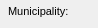
      <widget class="QWidget" name="Additionalinformation_14">
       <property name="geometry">
        <rect>
         <x>0</x>
         <y>0</y>
         <width>98</width>
         <height>28</height>
        </rect>
       </property>
       <attribute name="label">
        <string>Additional information</string>
       </attribute>
       <widget class="QTextEdit" name="descript">
        <property name="geometry">
         <rect>
          <x>110</x>
          <y>165</y>
          <width>431</width>
          <height>25</height>
         </rect>
        </property>
       </widget>
       <widget class="QTextEdit" name="link">
        <property name="enabled">
         <bool>false</bool>
        </property>
        <property name="geometry">
         <rect>
          <x>110</x>
          <y>195</y>
          <width>431</width>
          <height>25</height>
         </rect>
        </property>
       </widget>
       <widget class="QLabel" name="label_descript">
        <property name="geometry">
         <rect>
          <x>10</x>
          <y>165</y>
          <width>91</width>
          <height>22</height>
         </rect>
        </property>
        <property name="font">
         <font>
          <pointsize>8</pointsize>
         </font>
        </property>
        <property name="frameShape">
         <enum>QFrame::NoFrame</enum>
        </property>
        <property name="frameShadow">
         <enum>QFrame::Plain</enum>
        </property>
        <property name="text">
         <string>Description:</string>
        </property>
        <property name="textFormat">
         <enum>Qt::AutoText</enum>
        </property>
        <property name="scaledContents">
         <bool>false</bool>
        </property>
        <property name="alignment">
         <set>Qt::AlignLeading|Qt::AlignLeft|Qt::AlignVCenter</set>
        </property>
        <property name="margin">
         <number>3</number>
        </property>
       </widget>
       <widget class="QLabel" name="label_link">
        <property name="geometry">
         <rect>
          <x>10</x>
          <y>195</y>
          <width>90</width>
          <height>22</height>
         </rect>
        </property>
        <property name="font">
         <font>
          <pointsize>8</pointsize>
         </font>
        </property>
        <property name="frameShape">
         <enum>QFrame::NoFrame</enum>
        </property>
        <property name="frameShadow">
         <enum>QFrame::Plain</enum>
        </property>
        <property name="text">
         <string>Link:</string>
        </property>
        <property name="textFormat">
         <enum>Qt::AutoText</enum>
        </property>
        <property name="scaledContents">
         <bool>false</bool>
        </property>
        <property name="alignment">
         <set>Qt::AlignLeading|Qt::AlignLeft|Qt::AlignVCenter</set>
        </property>
        <property name="margin">
         <number>3</number>
        </property>
       </widget>
       <widget class="QTextEdit" name="observ">
        <property name="geometry">
         <rect>
          <x>110</x>
          <y>105</y>
          <width>431</width>
          <height>25</height>
         </rect>
        </property>
       </widget>
       <widget class="QTextEdit" name="comment">
        <property name="geometry">
         <rect>
          <x>110</x>
          <y>135</y>
          <width>431</width>
          <height>25</height>
         </rect>
        </property>
        <property name="frameShadow">
         <enum>QFrame::Sunken</enum>
        </property>
        <property name="lineWidth">
         <number>1</number>
        </property>
       </widget>
       <widget class="QTextEdit" name="annotation">
        <property name="geometry">
         <rect>
          <x>110</x>
          <y>75</y>
          <width>431</width>
          <height>25</height>
         </rect>
        </property>
        <property name="frameShape">
         <enum>QFrame::StyledPanel</enum>
        </property>
        <property name="frameShadow">
         <enum>QFrame::Raised</enum>
        </property>
       </widget>
       <widget class="QLabel" name="label_annotation">
        <property name="geometry">
         <rect>
          <x>10</x>
          <y>75</y>
          <width>90</width>
          <height>22</height>
         </rect>
        </property>
        <property name="font">
         <font>
          <pointsize>8</pointsize>
         </font>
        </property>
        <property name="frameShape">
         <enum>QFrame::NoFrame</enum>
        </property>
        <property name="frameShadow">
         <enum>QFrame::Plain</enum>
        </property>
        <property name="text">
         <string>Annotation:</string>
        </property>
        <property name="textFormat">
         <enum>Qt::AutoText</enum>
        </property>
        <property name="scaledContents">
         <bool>false</bool>
        </property>
        <property name="alignment">
         <set>Qt::AlignLeading|Qt::AlignLeft|Qt::AlignVCenter</set>
        </property>
        <property name="margin">
         <number>3</number>
        </property>
       </widget>
       <widget class="QLabel" name="label_observ">
        <property name="geometry">
         <rect>
          <x>10</x>
          <y>105</y>
          <width>90</width>
          <height>22</height>
         </rect>
        </property>
        <property name="font">
         <font>
          <pointsize>8</pointsize>
         </font>
        </property>
        <property name="frameShape">
         <enum>QFrame::NoFrame</enum>
        </property>
        <property name="frameShadow">
         <enum>QFrame::Plain</enum>
        </property>
        <property name="text">
         <string>Observation:</string>
        </property>
        <property name="textFormat">
         <enum>Qt::AutoText</enum>
        </property>
        <property name="scaledContents">
         <bool>false</bool>
        </property>
        <property name="alignment">
         <set>Qt::AlignLeading|Qt::AlignLeft|Qt::AlignVCenter</set>
        </property>
        <property name="margin">
         <number>3</number>
        </property>
       </widget>
       <widget class="QLabel" name="label_comment">
        <property name="geometry">
         <rect>
          <x>10</x>
          <y>135</y>
          <width>90</width>
          <height>22</height>
         </rect>
        </property>
        <property name="font">
         <font>
          <pointsize>8</pointsize>
         </font>
        </property>
        <property name="frameShape">
         <enum>QFrame::NoFrame</enum>
        </property>
        <property name="frameShadow">
         <enum>QFrame::Plain</enum>
        </property>
        <property name="text">
         <string>Comment:</string>
        </property>
        <property name="textFormat">
         <enum>Qt::AutoText</enum>
        </property>
        <property name="scaledContents">
         <bool>false</bool>
        </property>
        <property name="alignment">
         <set>Qt::AlignLeading|Qt::AlignLeft|Qt::AlignVCenter</set>
        </property>
        <property name="margin">
         <number>3</number>
        </property>
       </widget>
       <widget class="QLineEdit" name="num_value">
        <property name="geometry">
         <rect>
          <x>110</x>
          <y>225</y>
          <width>431</width>
          <height>25</height>
         </rect>
        </property>
        <property name="echoMode">
         <enum>QLineEdit::Normal</enum>
        </property>
       </widget>
       <widget class="QLabel" name="label_num_value">
        <property name="geometry">
         <rect>
          <x>10</x>
          <y>225</y>
          <width>90</width>
          <height>22</height>
         </rect>
        </property>
        <property name="font">
         <font>
          <pointsize>8</pointsize>
         </font>
        </property>
        <property name="frameShape">
         <enum>QFrame::NoFrame</enum>
        </property>
        <property name="frameShadow">
         <enum>QFrame::Plain</enum>
        </property>
        <property name="text">
         <string>Numeric value:</string>
        </property>
        <property name="textFormat">
         <enum>Qt::AutoText</enum>
        </property>
        <property name="scaledContents">
         <bool>false</bool>
        </property>
        <property name="alignment">
         <set>Qt::AlignLeading|Qt::AlignLeft|Qt::AlignVCenter</set>
        </property>
        <property name="margin">
         <number>3</number>
        </property>
       </widget>
       <widget class="QLabel" name="label_muni_id">
        <property name="geometry">
         <rect>
          <x>8</x>
          <y>0</y>
          <width>90</width>
          <height>22</height>
         </rect>
        </property>
        <property name="font">
         <font>
          <pointsize>8</pointsize>
         </font>
        </property>
        <property name="frameShape">
         <enum>QFrame::NoFrame</enum>
        </property>
        <property name="frameShadow">
         <enum>QFrame::Plain</enum>
        </property>
        <property name="text">
         <string>Municipality:</string>
        </property>
        <property name="textFormat">
         <enum>Qt::AutoText</enum>
        </property>
        <property name="scaledContents">
         <bool>false</bool>
        </property>
        <property name="alignment">
         <set>Qt::AlignLeading|Qt::AlignLeft|Qt::AlignVCenter</set>
        </property>
        <property name="margin">
         <number>3</number>
        </property>
       </widget>
       <widget class="QComboBox" name="streetaxis_id">
        <property name="geometry">
         <rect>
          <x>110</x>
          <y>25</y>
          <width>247</width>
          <height>18</height>
         </rect>
        </property>
        <property name="font">
         <font>
          <pointsize>8</pointsize>
         </font>
        </property>
       </widget>
       <widget class="QComboBox" name="muni_id">
        <property name="geometry">
         <rect>
          <x>110</x>
          <y>0</y>
          <width>247</width>
          <height>18</height>
         </rect>
        </property>
        <property name="font">
         <font>
          <pointsize>8</pointsize>
         </font>
        </property>
       </widget>
       <widget class="QLabel" name="label_postnumber2">
        <property name="geometry">
         <rect>
          <x>382</x>
          <y>50</y>
          <width>85</width>
          <height>22</height>
         </rect>
        </property>
        <property name="font">
         <font>
          <pointsize>8</pointsize>
         </font>
        </property>
        <property name="frameShape">
         <enum>QFrame::NoFrame</enum>
        </property>
        <property name="frameShadow">
         <enum>QFrame::Plain</enum>
        </property>
        <property name="text">
         <string>Postnumber 2:</string>
        </property>
        <property name="textFormat">
         <enum>Qt::AutoText</enum>
        </property>
        <property name="scaledContents">
         <bool>false</bool>
        </property>
        <property name="alignment">
         <set>Qt::AlignLeading|Qt::AlignLeft|Qt::AlignVCenter</set>
        </property>
        <property name="margin">
         <number>3</number>
        </property>
       </widget>
       <widget class="QLabel" name="label_postcode">
        <property name="geometry">
         <rect>
          <x>382</x>
          <y>0</y>
          <width>83</width>
          <height>22</height>
         </rect>
        </property>
        <property name="font">
         <font>
          <pointsize>8</pointsize>
         </font>
        </property>
        <property name="frameShape">
         <enum>QFrame::NoFrame</enum>
        </property>
        <property name="frameShadow">
         <enum>QFrame::Plain</enum>
        </property>
        <property name="text">
         <string>Postcode:</string>
        </property>
        <property name="textFormat">
         <enum>Qt::AutoText</enum>
        </property>
        <property name="scaledContents">
         <bool>false</bool>
        </property>
        <property name="alignment">
         <set>Qt::AlignLeading|Qt::AlignLeft|Qt::AlignVCenter</set>
        </property>
        <property name="margin">
         <number>3</number>
        </property>
       </widget>
       <widget class="QLabel" name="label_streetaxis2_id">
        <property name="geometry">
         <rect>
          <x>10</x>
          <y>50</y>
          <width>83</width>
          <height>22</height>
         </rect>
        </property>
        <property name="font">
         <font>
          <pointsize>8</pointsize>
         </font>
        </property>
        <property name="frameShape">
         <enum>QFrame::NoFrame</enum>
        </property>
        <property name="frameShadow">
         <enum>QFrame::Plain</enum>
        </property>
        <property name="text">
         <string>Street 2:</string>
        </property>
        <property name="textFormat">
         <enum>Qt::AutoText</enum>
        </property>
        <property name="scaledContents">
         <bool>false</bool>
        </property>
        <property name="alignment">
         <set>Qt::AlignLeading|Qt::AlignLeft|Qt::AlignVCenter</set>
        </property>
        <property name="margin">
         <number>3</number>
        </property>
       </widget>
       <widget class="QComboBox" name="streetaxis2_id">
        <property name="geometry">
         <rect>
          <x>110</x>
          <y>50</y>
          <width>247</width>
          <height>18</height>
         </rect>
        </property>
        <property name="font">
         <font>
          <pointsize>8</pointsize>
         </font>
        </property>
       </widget>
       <widget class="QLineEdit" name="postcode">
        <property name="geometry">
         <rect>
          <x>471</x>
          <y>0</y>
          <width>69</width>
          <height>18</height>
         </rect>
        </property>
        <property name="font">
         <font>
          <pointsize>8</pointsize>
         </font>
        </property>
        <property name="inputMask">
         <string/>
        </property>
        <property name="text">
         <string/>
        </property>
        <property name="frame">
         <bool>true</bool>
        </property>
       </widget>
       <widget class="QLabel" name="label_postnumber">
        <property name="geometry">
         <rect>
          <x>382</x>
          <y>23</y>
          <width>83</width>
          <height>22</height>
         </rect>
        </property>
        <property name="font">
         <font>
          <pointsize>8</pointsize>
         </font>
        </property>
        <property name="frameShape">
         <enum>QFrame::NoFrame</enum>
        </property>
        <property name="frameShadow">
         <enum>QFrame::Plain</enum>
        </property>
        <property name="text">
         <string>Postnumber:</string>
        </property>
        <property name="textFormat">
         <enum>Qt::AutoText</enum>
        </property>
        <property name="scaledContents">
         <bool>false</bool>
        </property>
        <property name="alignment">
         <set>Qt::AlignLeading|Qt::AlignLeft|Qt::AlignVCenter</set>
        </property>
        <property name="margin">
         <number>3</number>
        </property>
       </widget>
       <widget class="QLineEdit" name="postnumber">
        <property name="geometry">
         <rect>
          <x>471</x>
          <y>25</y>
          <width>69</width>
          <height>18</height>
         </rect>
        </property>
        <property name="font">
         <font>
          <pointsize>8</pointsize>
         </font>
        </property>
        <property name="inputMask">
         <string/>
        </property>
        <property name="text">
         <string/>
        </property>
        <property name="frame">
         <bool>true</bool>
        </property>
       </widget>
       <widget class="QLineEdit" name="postnumber2">
        <property name="geometry">
         <rect>
          <x>471</x>
          <y>50</y>
          <width>69</width>
          <height>18</height>
         </rect>
        </property>
        <property name="font">
         <font>
          <pointsize>8</pointsize>
         </font>
        </property>
        <property name="inputMask">
         <string/>
        </property>
        <property name="text">
         <string/>
        </property>
        <property name="frame">
         <bool>true</bool>
        </property>
       </widget>
       <widget class="QLabel" name="label_streetaxis_id">
        <property name="geometry">
         <rect>
          <x>10</x>
          <y>25</y>
          <width>99</width>
          <height>22</height>
         </rect>
        </property>
        <property name="font">
         <font>
          <pointsize>8</pointsize>
         </font>
        </property>
        <property name="frameShape">
         <enum>QFrame::NoFrame</enum>
        </property>
        <property name="frameShadow">
         <enum>QFrame::Plain</enum>
        </property>
        <property name="text">
         <string>Street:</string>
        </property>
        <property name="textFormat">
         <enum>Qt::AutoText</enum>
        </property>
        <property name="scaledContents">
         <bool>false</bool>
        </property>
        <property name="alignment">
         <set>Qt::AlignLeading|Qt::AlignLeft|Qt::AlignVCenter</set>
        </property>
        <property name="margin">
         <number>3</number>
        </property>
       </widget>
      </widget>
